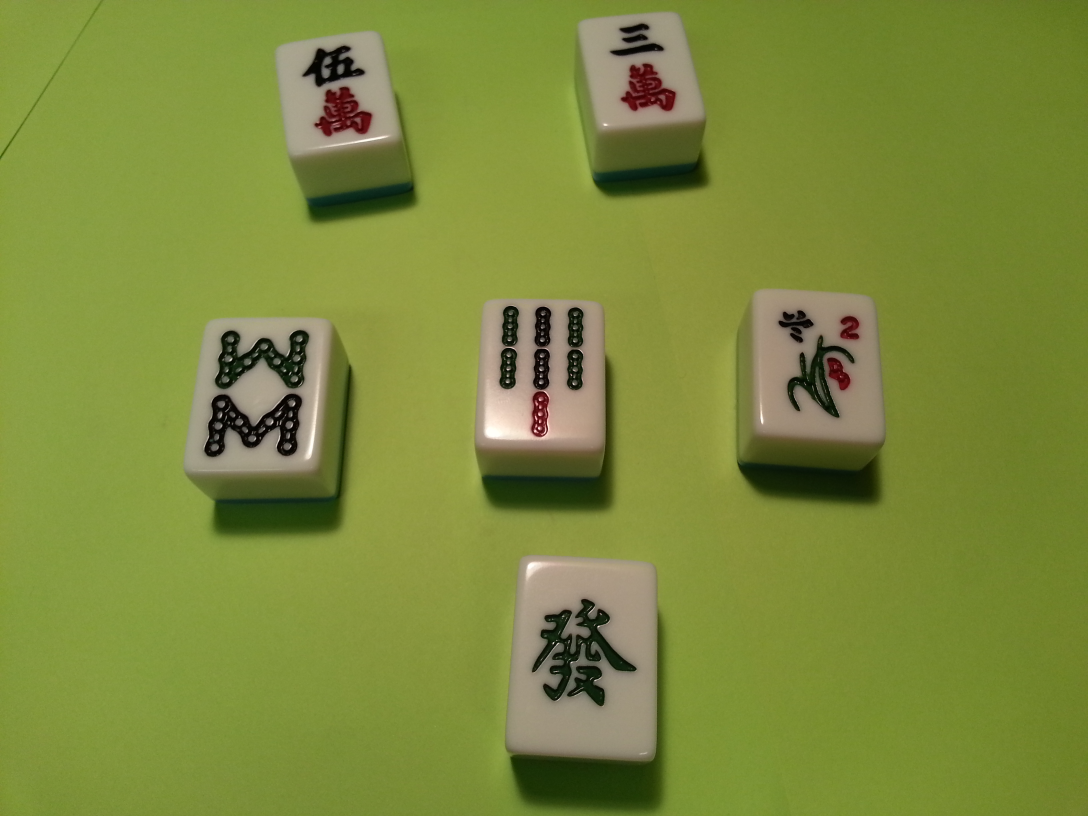
#> input picture multiple2.jpg, 3264 x 2448 px (shown at 1/3 size)
$ python extract_highres.py   (older library calls are emulated)
#> lines starting #> are read from the running program, lines starting #| are printed output that depends on the picture; after the words box and inside, x2 and y2 are one past the last pixel; in counts of white or black regions, pixels touching at a corner belong together
# -*- coding: utf-8 -*-
"""
Created on Tue Mar 13 16:10:41 2018

@author: kenma
"""

import numpy as np
import cv2
from matplotlib import pyplot as plt

input_name = "multiple2.jpg"


def thresholding(image):
    gray = cv2.cvtColor(image, cv2.COLOR_BGR2GRAY)
    blurred = cv2.GaussianBlur(gray, (25, 25), 0)
    threshold = cv2.adaptiveThreshold(blurred, 255, 1, 1,7, 2)
    threshold = cv2.bitwise_not(threshold)
    return threshold

def crop(img, rect,box):
    #A method of cropping the rotated bounding box
    #https://stackoverflow.com/questions/37177811/crop-rectangle-returned-by-minarearect-opencv-python
    mult = 1    #the zoom out size of the cropped window, 1 means original
    W = rect[1][0]
    H = rect[1][1]
    Xs = [i[0] for i in box]
    Ys = [i[1] for i in box]
    x1 = min(Xs)
    x2 = max(Xs)
    y1 = min(Ys)
    y2 = max(Ys)
    rotated = False
    angle = rect[2]
    if angle < -45:
        angle+=90
        rotated = True
    center = (int((x1+x2)/2), int((y1+y2)/2))
    size = (int(mult*(x2-x1)),int(mult*(y2-y1)))
    M = cv2.getRotationMatrix2D((size[0]/2, size[1]/2), angle, 1.0)
    cropped = cv2.getRectSubPix(im, size, center)
    cropped = cv2.warpAffine(cropped, M, size)
    croppedW = W if not rotated else H
    croppedH = H if not rotated else W
    croppedRotated = cv2.getRectSubPix(cropped, (int(croppedW*mult), int(croppedH*mult)), (size[0]/2, size[1]/2))
    return croppedRotated


def seperate(erosion,im):
    _,contours, hierarchy = cv2.findContours(erosion, cv2.RETR_LIST , cv2.CHAIN_APPROX_TC89_KCOS)
    tiles = []
    for c in contours:
    	perimeter = cv2.arcLength(c, True)
    	approx = cv2.approxPolyDP(c, 0.02*perimeter, True)
    	area = cv2.contourArea(approx)
    	if area > 20000 and area < 500000:
    		tiles.append(approx);

    tiles.sort(key=lambda x: x[0][0][0])
    index = 0
    temp = im.copy()
    temp2 = im.copy()
    canvas = np.zeros((im.shape[0],im.shape[1],3), np.uint8)
    counter=1
    canvas = np.zeros((im.shape[0],im.shape[1],3), np.uint8)
    for tile in tiles:
        rect = cv2.minAreaRect(tile)
        box = cv2.boxPoints(rect)
        box = np.int0(box)
        c1 = crop(im, rect,box)
        cv2.drawContours(canvas, [tile], 0, (0, 255, 0), 30)
        #remove unrealistic shape
        if max(c1.shape[0],c1.shape[1])/float(min(c1.shape[0],c1.shape[1])) > 3:
            continue
        plt.imshow(c1)
        cv2.imwrite("segment_%s.jpg" % counter, c1)
        plt.show()
        #draw
        cv2.drawContours(temp, [tile], 0, (0, 255, 0), 30)
        cv2.drawContours(temp2,[box],0,(0,0,255),30)
        #cv2.imwrite("contour_%s.jpg" % index, temp)
        counter += 1
    plt.imshow(canvas)
    plt.show()
    plt.imshow(temp)
    plt.show()
    plt.imshow(temp2)
    plt.show()

    cv2.imwrite("canvas.jpg", canvas)
    cv2.imwrite("rec2.jpg", temp2)
    cv2.imwrite("rec1.jpg", temp)


im = cv2.imread(input_name)
#> im is the input picture: shape (2448, 3264, 3); mean B, G, R 59.9, 137.8, 125

thresh = thresholding(im)
#> in thresholding, `gray = cv2.cvtColor(image, cv2.COLOR_BGR2GRAY)`:
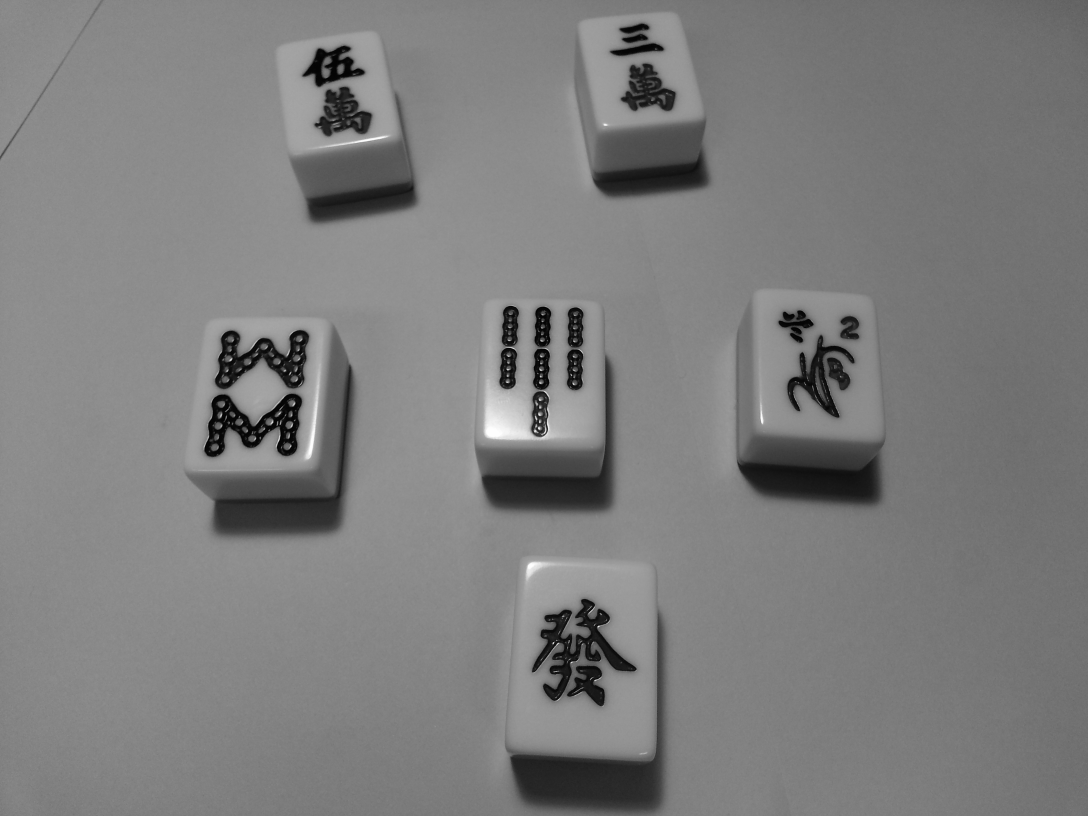
#> gray: shape (2448, 3264) (shown at 1/3 size); min 0, max 255, mean 125.1
#> in thresholding, `threshold = cv2.adaptiveThreshold(blurred, 255, 1, 1,7, 2)`:
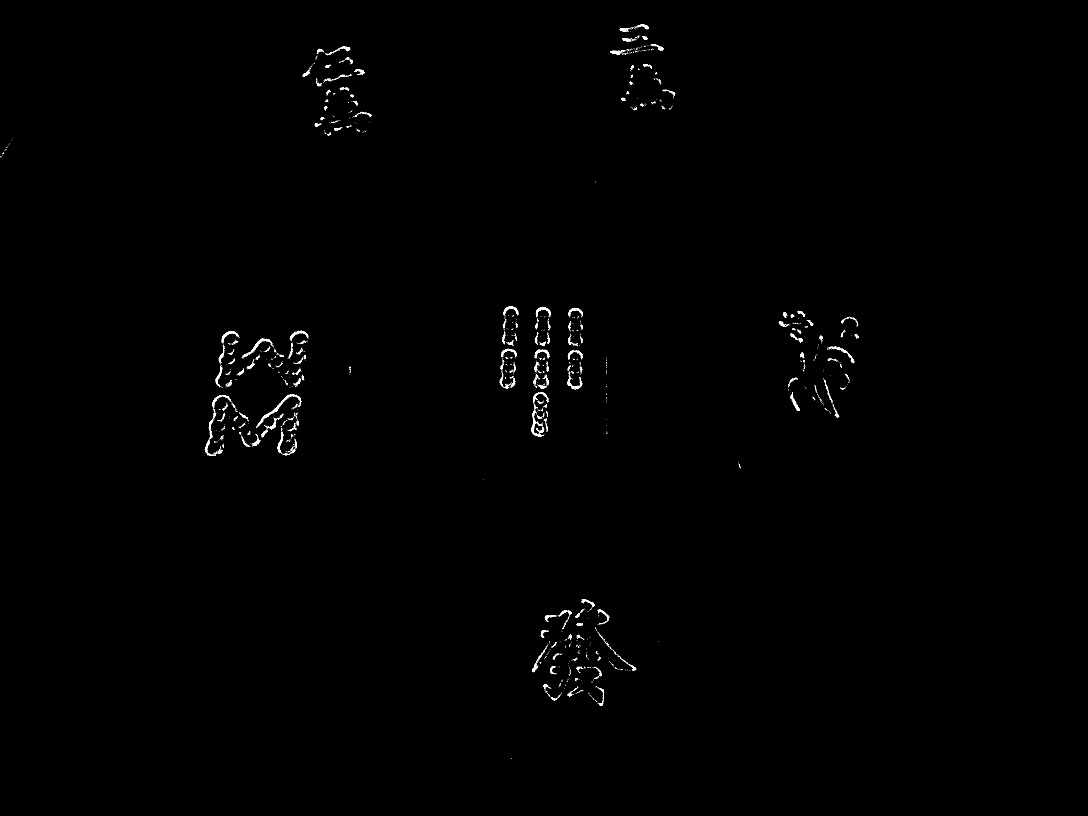
#> threshold: shape (2448, 3264) (shown at 1/3 size); 0.31% white; 2073 white regions (1872 under 20 px), largest, box (x1, y1, x2, y2) and area: (772, 1183, 905, 1280) 907, (1593, 1231, 1630, 1310) 578, (726, 1015, 815, 1072) 537
# noise removal
kernel = np.ones((19,19),np.uint8)

erosion = cv2.erode(thresh,kernel,iterations = 3)
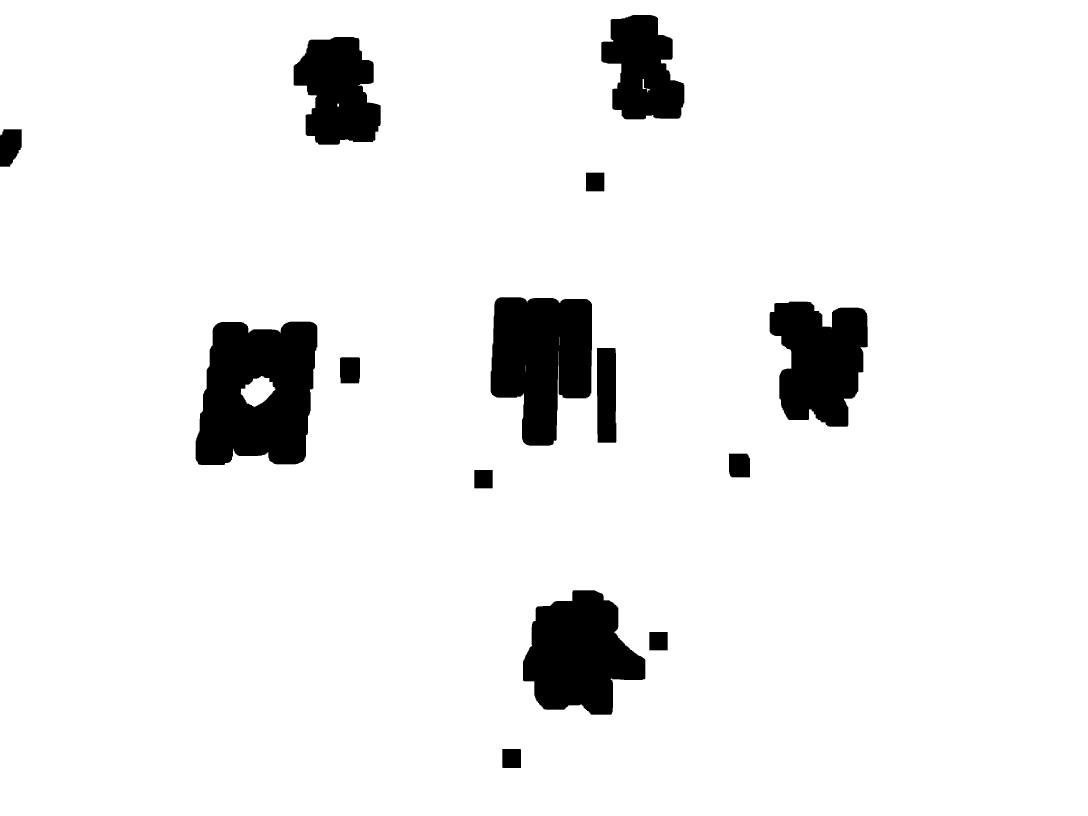
#> erosion: shape (2448, 3264) (shown at 1/3 size); 93% white; 14 black regions
plt.imshow(thresh,cmap='binary')
plt.show()
plt.imshow(erosion,cmap='binary')
plt.show()
seperate(erosion,im)
#> in seperate, `_,contours, hierarchy = cv2.findContours(erosion, cv2.RETR_LIST , cv2...`: contours = 19 contours, 2 with area under 20; largest, box (x1, y1, x2, y2) and area: (0, 0, 3264, 2448) 7978461, (586, 964, 953, 1396) 131815, (1471, 891, 1777, 1338) 103198, (1568, 1770, 1937, 2145) 93479, (2308, 904, 2604, 1281) 81794
#> the loop in seperate, `for c in contours:` made 19 passes
#> (perimeter, area) on passes 3, 5, 6, 11, 12, 13, 16, 17, 18: (1406.7, 91295), (258.3, 4155.5), (331.4, 5592), (1652.1, 122498), (1512.6, 74589), (1762.7, 94135.5), (113.3, 144.5), (1246.7, 61714.5), (1197.1, 54415.5)
#> (perimeter, approx, area) on passes 1, 2, 4, 8, 9, 14: (224.5, [[1507, 2246], [1562, 2247], [1562, 2304], [1507, 2303]], 3135), (220, [[1948, 1895], [2003, 1896], [2002, 1951], [1947, 1950]], 3026), (220, [[1423, 1409], [1478, 1410], [1477, 1465], [1422, 1464]], 3026), (269.4, [[1020, 1073], [1079, 1073], [1076, 1150], [1021, 1149]], 4361), (679.9, [[1791, 1043], [1847, 1048], [1847, 1328], [1792, 1327]], 15649.5), (222, [[1758, 517], [1813, 518], [1812, 574], [1757, 573]], 3081)
#> after the loop in seperate, `for c in contours:`: tiles = 6 contours; box (x1, y1, x2, y2) and area: (595, 971, 947, 1395) 122498, (1471, 892, 1777, 1335) 94136, (1568, 1770, 1937, 2144) 91295, (2308, 906, 2597, 1281) 74589, (880, 115, 1143, 435) 61714, (1804, 53, 2053, 359) 54416
#> the loop in seperate, `for tile in tiles:` made 6 passes
#> (rect, box, W in crop, H in crop, Xs in crop, Ys in crop, x1 in crop, x2 in crop) on passes 1 to 3: (((1010.4, 273.6), (258.6, 315.1), -2.84), [[889, 437], [873, 122], [1131, 109], [1147, 424]], 258.6, 315.1, [889, 873, 1131, 1147], [437, 122, 109, 424], 873, 1147), (((770.5, 1182), (451, 312.9), -85.01), [[906, 1420], [595, 1393], [634, 943], [946, 971]], 451, 312.9, [906, 595, 634, 946], [1420, 1393, 943, 971], 595, 946), (((1626.3, 1116.5), (429.4, 301.7), -85.9), [[1761, 1341], [1460, 1319], [1491, 891], [1792, 913]], 429.4, 301.7, [1761, 1460, 1491, 1792], [1341, 1319, 891, 913], 1460, 1792)
#> pass 1, in crop, `croppedRotated = cv2.getRectSubPix(cropped, (int(croppedW*mult), int(c..`:
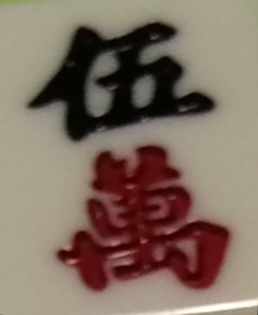
#> croppedRotated: shape (315, 258, 3); mean B, G, R 97.9, 111, 128.9
#> pass 2, in crop (call 2), `cropped = cv2.getRectSubPix(im, size, center)`:
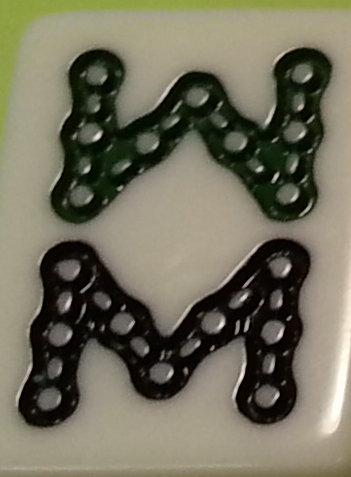
#> cropped: shape (477, 351, 3); mean B, G, R 92.3, 111, 114.3
#> pass 2, in seperate, `plt.show()`:
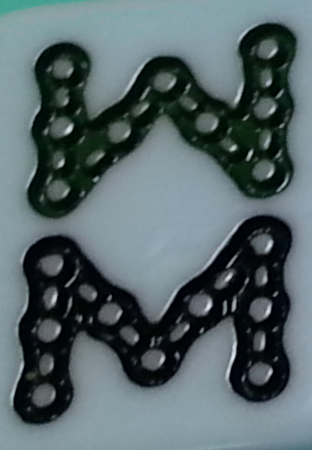
#> shown: shape (450, 312, 3); mean R, G, B 85.8, 101.4, 104.6
#> after the loop in seperate, `for tile in tiles:`:
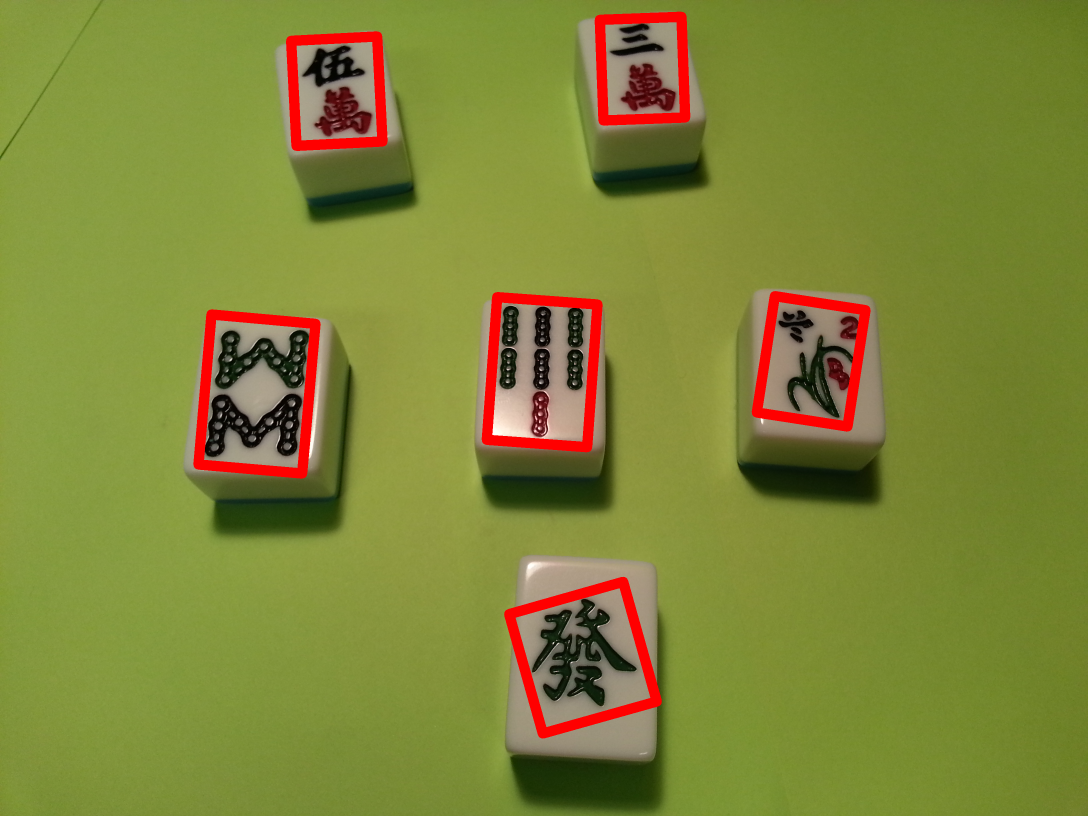
#> temp2: shape (2448, 3264, 3) (shown at 1/3 size); mean B, G, R 56, 133.2, 127.8
#> after the loop in seperate, `for tile in tiles:`: counter = 7
